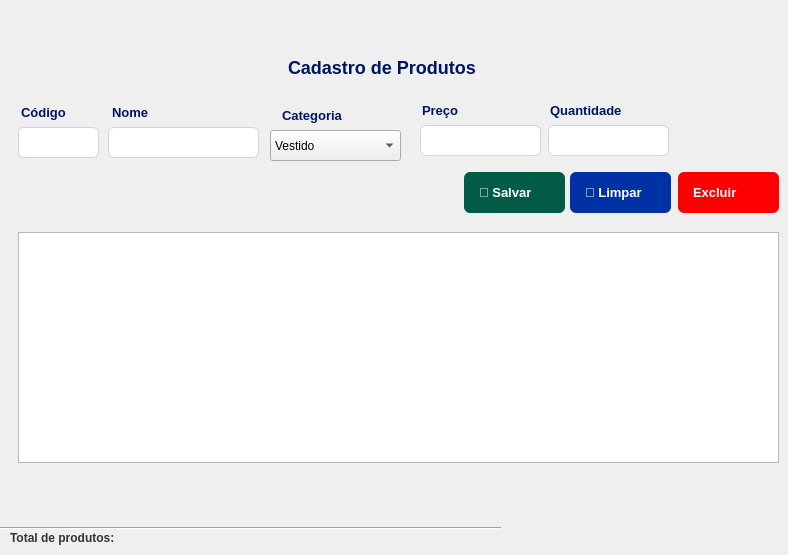
       <widget class="QWidget" name="page_vendas_3">
        <widget class="QLabel" name="label_32">
         <property name="geometry">
          <rect>
           <x>10</x>
           <y>530</y>
           <width>141</width>
           <height>16</height>
          </rect>
         </property>
         <property name="styleSheet">
          <string notr="true">font-weight: bold;
color: #333333;</string>
         </property>
         <property name="text">
          <string>Total de produtos:</string>
         </property>
        </widget>
        <widget class="Line" name="line_9">
         <property name="geometry">
          <rect>
           <x>0</x>
           <y>520</y>
           <width>501</width>
           <height>16</height>
          </rect>
         </property>
         <property name="orientation">
          <enum>Qt::Horizontal</enum>
         </property>
        </widget>
        <widget class="QLabel" name="label_33">
         <property name="geometry">
          <rect>
           <x>112</x>
           <y>102</y>
           <width>70</width>
           <height>21</height>
          </rect>
         </property>
         <property name="styleSheet">
          <string notr="true">QLabel {
    font-size: 13px;
    font-weight: bold;
    color: #001561;

}</string>
         </property>
         <property name="text">
          <string>Nome</string>
         </property>
        </widget>
        <widget class="QLineEdit" name="nome_produto_3">
         <property name="geometry">
          <rect>
           <x>108</x>
           <y>127</y>
           <width>151</width>
           <height>31</height>
          </rect>
         </property>
         <property name="styleSheet">
          <string notr="true">QLineEdit {
    background-color: #FFFFFF;
    border: 1px solid #D0D5DD;
    border-radius: 6px; 
    font-size: 15px;
    color: black;
	padding: 6px;
}</string>
         </property>
        </widget>
        <widget class="QLineEdit" name="codigo_produto_3">
         <property name="enabled">
          <bool>false</bool>
         </property>
         <property name="geometry">
          <rect>
           <x>18</x>
           <y>127</y>
           <width>81</width>
           <height>31</height>
          </rect>
         </property>
         <property name="styleSheet">
          <string notr="true">QLineEdit {
    background-color: #FFFFFF;
    border: 1px solid #D0D5DD;
    border-radius: 6px; 
    font-size: 15px;
    color: black;
	padding: 6px;
}</string>
         </property>
        </widget>
        <widget class="QPushButton" name="btn_salvar_5">
         <property name="geometry">
          <rect>
           <x>464</x>
           <y>172</y>
           <width>101</width>
           <height>41</height>
          </rect>
         </property>
         <property name="cursor">
          <cursorShape>PointingHandCursor</cursorShape>
         </property>
         <property name="styleSheet">
          <string notr="true">QPushButton {
    font-family: &quot;Segoe UI&quot;, Arial, sans-serif;
    font-size: 13px;
    font-weight: bold;
    color: #FFFFFF;
    border: none;
    border-radius: 6px;
    text-align: left;      /* Alinha o emoji e o texto à esquerda */
    padding-left: 15px;    /* Afasta o emoji da borda esquerda */
    padding-right: 15px;
    height: 35px;          /* Define uma altura padrão elegante */
	background-color: #015B45;
}</string>
         </property>
         <property name="text">
          <string>💾 Salvar</string>
         </property>
        </widget>
        <widget class="QPushButton" name="btn_excluir_5">
         <property name="geometry">
          <rect>
           <x>678</x>
           <y>172</y>
           <width>101</width>
           <height>41</height>
          </rect>
         </property>
         <property name="cursor">
          <cursorShape>PointingHandCursor</cursorShape>
         </property>
         <property name="styleSheet">
          <string notr="true">QPushButton {
    font-family: &quot;Segoe UI&quot;, Arial, sans-serif;
    font-size: 13px;
    font-weight: bold;
    color: #FFFFFF;
    border: none;
    border-radius: 6px;
    text-align: left;      /* Alinha o emoji e o texto à esquerda */
    padding-left: 15px;    /* Afasta o emoji da borda esquerda */
    padding-right: 15px;
    height: 35px;          /* Define uma altura padrão elegante */
	background-color: red;
}</string>
         </property>
         <property name="text">
          <string>Excluir</string>
         </property>
        </widget>
        <widget class="QLineEdit" name="edit_email_5">
         <property name="geometry">
          <rect>
           <x>420</x>
           <y>125</y>
           <width>121</width>
           <height>31</height>
          </rect>
         </property>
         <property name="styleSheet">
          <string notr="true">QLineEdit {
    background-color: #FFFFFF;
    border: 1px solid #D0D5DD;
    border-radius: 6px; 
    font-size: 15px;
    color: black;
	padding: 6px;
}</string>
         </property>
        </widget>
        <widget class="QLabel" name="label_34">
         <property name="geometry">
          <rect>
           <x>21</x>
           <y>102</y>
           <width>61</width>
           <height>21</height>
          </rect>
         </property>
         <property name="styleSheet">
          <string notr="true">QLabel {
    font-size: 13px;
    font-weight: bold;
    color: #001561;

}</string>
         </property>
         <property name="text">
          <string>Código</string>
         </property>
        </widget>
        <widget class="QPushButton" name="btn_limpar_5">
         <property name="geometry">
          <rect>
           <x>570</x>
           <y>172</y>
           <width>101</width>
           <height>41</height>
          </rect>
         </property>
         <property name="cursor">
          <cursorShape>PointingHandCursor</cursorShape>
         </property>
         <property name="styleSheet">
          <string notr="true">QPushButton {
    font-family: &quot;Segoe UI&quot;, Arial, sans-serif;
    font-size: 13px;
    font-weight: bold;
    color: #FFFFFF;
    border: none;
    border-radius: 6px;
    text-align: left;      /* Alinha o emoji e o texto à esquerda */
    padding-left: 15px;    /* Afasta o emoji da borda esquerda */
    padding-right: 15px;
    height: 35px;          /* Define uma altura padrão elegante */
	background-color: #0031A5;
}</string>
         </property>
         <property name="text">
          <string>🧹 Limpar</string>
         </property>
        </widget>
        <widget class="QLineEdit" name="edit_cidade_5">
         <property name="geometry">
          <rect>
           <x>548</x>
           <y>125</y>
           <width>121</width>
           <height>31</height>
          </rect>
         </property>
         <property name="styleSheet">
          <string notr="true">QLineEdit {
    background-color: #FFFFFF;
    border: 1px solid #D0D5DD;
    border-radius: 6px; 
    font-size: 15px;
    color: black;
	padding: 6px;
}</string>
         </property>
        </widget>
        <widget class="QLabel" name="label_35">
         <property name="geometry">
          <rect>
           <x>282</x>
           <y>105</y>
           <width>61</width>
           <height>21</height>
          </rect>
         </property>
         <property name="styleSheet">
          <string notr="true">QLabel {
    font-size: 13px;
    font-weight: bold;
    color: #001561;

}</string>
         </property>
         <property name="text">
          <string>Categoria</string>
         </property>
        </widget>
        <widget class="QLabel" name="label_36">
         <property name="geometry">
          <rect>
           <x>288</x>
           <y>52</y>
           <width>191</width>
           <height>31</height>
          </rect>
         </property>
         <property name="styleSheet">
          <string notr="true">QLabel {
    font-size: 18px;
    font-weight: bold;
    color: #001561;

}</string>
         </property>
         <property name="text">
          <string>Cadastro de Produtos</string>
         </property>
        </widget>
        <widget class="QLabel" name="label_37">
         <property name="geometry">
          <rect>
           <x>422</x>
           <y>100</y>
           <width>61</width>
           <height>21</height>
          </rect>
         </property>
         <property name="styleSheet">
          <string notr="true">QLabel {
    font-size: 13px;
    font-weight: bold;
    color: #001561;

}</string>
         </property>
         <property name="text">
          <string>Preço</string>
         </property>
        </widget>
        <widget class="QLabel" name="label_38">
         <property name="geometry">
          <rect>
           <x>550</x>
           <y>100</y>
           <width>91</width>
           <height>21</height>
          </rect>
         </property>
         <property name="styleSheet">
          <string notr="true">QLabel {
    font-size: 13px;
    font-weight: bold;
    color: #001561;

}</string>
         </property>
         <property name="text">
          <string>Quantidade</string>
         </property>
        </widget>
        <widget class="QTableView" name="tableView_5">
         <property name="geometry">
          <rect>
           <x>18</x>
           <y>232</y>
           <width>761</width>
           <height>231</height>
          </rect>
         </property>
         <property name="styleSheet">
          <string notr="true">QStackedWidget{
	background-color: #F3F3F5;
}</string>
         </property>
        </widget>
        <widget class="QComboBox" name="categoria_produto_3">
         <property name="geometry">
          <rect>
           <x>270</x>
           <y>130</y>
           <width>131</width>
           <height>31</height>
          </rect>
         </property>
         <item>
          <property name="text">
           <string>Vestido</string>
          </property>
         </item>
         <item>
          <property name="text">
           <string>Sapato</string>
          </property>
         </item>
         <item>
          <property name="text">
           <string>Calça</string>
          </property>
         </item>
        </widget>
       </widget>
